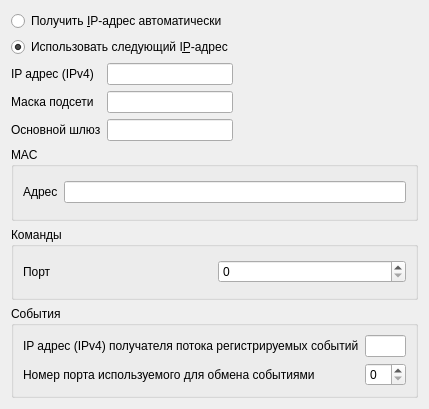
<?xml version="1.0" encoding="UTF-8"?>
<ui version="4.0">
 <class>PET_net_config_page</class>
 <widget class="QWidget" name="PET_net_config_page">
  <property name="geometry">
   <rect>
    <x>0</x>
    <y>0</y>
    <width>416</width>
    <height>409</height>
   </rect>
  </property>
  <property name="sizePolicy">
   <sizepolicy hsizetype="Fixed" vsizetype="Preferred">
    <horstretch>0</horstretch>
    <verstretch>0</verstretch>
   </sizepolicy>
  </property>
  <property name="windowTitle">
   <string>Form</string>
  </property>
  <layout class="QVBoxLayout" name="verticalLayout">
   <item>
    <layout class="QHBoxLayout" name="horizontalLayout">
     <item>
      <layout class="QVBoxLayout" name="verticalLayout_3">
       <item>
        <widget class="QRadioButton" name="rb_dhcp">
         <property name="text">
          <string>Получить &amp;IP-адрес автоматически</string>
         </property>
        </widget>
       </item>
       <item>
        <widget class="QRadioButton" name="rb_handmade">
         <property name="text">
          <string>Использовать следующий I&amp;P-адрес</string>
         </property>
         <property name="checked">
          <bool>true</bool>
         </property>
        </widget>
       </item>
       <item>
        <layout class="QGridLayout" name="gridLayout_2">
         <item row="0" column="1">
          <widget class="QLineEdit" name="le_ip_addr"/>
         </item>
         <item row="1" column="1">
          <widget class="QLineEdit" name="le_netmask"/>
         </item>
         <item row="2" column="1">
          <widget class="QLineEdit" name="le_gateway"/>
         </item>
         <item row="0" column="0">
          <widget class="QLabel" name="label_2">
           <property name="text">
            <string>IP адрес (IPv4)</string>
           </property>
          </widget>
         </item>
         <item row="1" column="0">
          <widget class="QLabel" name="label_3">
           <property name="text">
            <string>Маска подсети</string>
           </property>
          </widget>
         </item>
         <item row="2" column="0">
          <widget class="QLabel" name="label_4">
           <property name="text">
            <string>Основной шлюз</string>
           </property>
          </widget>
         </item>
        </layout>
       </item>
      </layout>
     </item>
     <item>
      <spacer name="horizontalSpacer">
       <property name="orientation">
        <enum>Qt::Horizontal</enum>
       </property>
       <property name="sizeHint" stdset="0">
        <size>
         <width>40</width>
         <height>20</height>
        </size>
       </property>
      </spacer>
     </item>
    </layout>
   </item>
   <item>
    <widget class="QGroupBox" name="groupBox">
     <property name="title">
      <string>MAC</string>
     </property>
     <layout class="QVBoxLayout" name="verticalLayout_2">
      <item>
       <layout class="QHBoxLayout" name="horizontalLayout_2">
        <item>
         <widget class="QLabel" name="label_5">
          <property name="text">
           <string>Адрес</string>
          </property>
         </widget>
        </item>
        <item>
         <widget class="QLineEdit" name="le_mac_addr"/>
        </item>
       </layout>
      </item>
     </layout>
    </widget>
   </item>
   <item>
    <widget class="QGroupBox" name="groupBox_2">
     <property name="title">
      <string>Команды</string>
     </property>
     <layout class="QVBoxLayout" name="verticalLayout_4">
      <item>
       <layout class="QHBoxLayout" name="horizontalLayout_3">
        <item>
         <widget class="QLabel" name="label_6">
          <property name="text">
           <string>Порт</string>
          </property>
         </widget>
        </item>
        <item>
         <widget class="QSpinBox" name="sb_cmd_port"/>
        </item>
       </layout>
      </item>
     </layout>
    </widget>
   </item>
   <item>
    <widget class="QGroupBox" name="groupBox_3">
     <property name="title">
      <string>События</string>
     </property>
     <layout class="QVBoxLayout" name="verticalLayout_5">
      <item>
       <layout class="QGridLayout" name="gridLayout">
        <item row="2" column="1">
         <widget class="QSpinBox" name="sb_event_port"/>
        </item>
        <item row="2" column="0">
         <widget class="QLabel" name="label_7">
          <property name="text">
           <string>Номер порта используемого для обмена событиями</string>
          </property>
         </widget>
        </item>
        <item row="0" column="0">
         <widget class="QLabel" name="label_8">
          <property name="text">
           <string>IP адрес (IPv4) получателя потока регистрируемых событий</string>
          </property>
         </widget>
        </item>
        <item row="0" column="1">
         <widget class="QLineEdit" name="le_event_addr"/>
        </item>
       </layout>
      </item>
     </layout>
    </widget>
   </item>
  </layout>
 </widget>
 <resources/>
 <connections/>
</ui>
